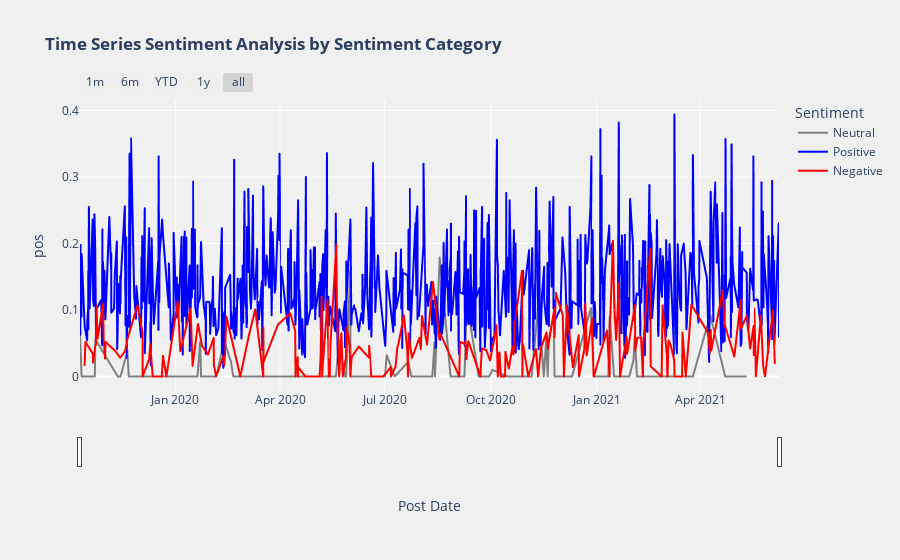

Notebook code for this chart:
### Code cell
fig = px.line(df2, x='Post Date', y='pos', color='Sentiment', title='<b>Time Series Sentiment Analysis by Sentiment Category<b>', color_discrete_sequence=['grey', 'blue', 'red'])
fig.update_xaxes(
    rangeslider_visible=True,
    rangeselector=dict(
        buttons=list([
            dict(count=1, label="1m", step="month", stepmode="backward"),
            dict(count=6, label="6m", step="month", stepmode="backward"),
            dict(count=1, label="YTD", step="year", stepmode="todate"),
            dict(count=1, label="1y", step="year", stepmode="backward"),
            dict(step="all")
        ]) 
    )    
)
fig.update_layout({
    'plot_bgcolor': 'rgba(0,0,0,0)', 
    'paper_bgcolor': 'rgb(240,240,240)'
})

fig.write_html("Sentiment.html")
fig.show()

### Figure 1 — Plotly figure (JSON) as saved in the notebook; plotly's stock layout.template omitted (floating-point values rounded to 4 significant figures; data arrays with more than 128 entries replaced by an {"elided": "..."} marker saying what was removed)
{"data": [{"hovertemplate": "Sentiment=Neutral<br>Post Date=%{x}<br>pos=%{y}<extra></extra>", "legendgroup": "Neutral", "line": {"color": "grey", "dash": "solid"}, "mode": "lines", "name": "Neutral", "showlegend": true, "type": "scattergl", "x": ["2019-10-10T05:58:05.73", "2019-10-11T14:24:15.807", "2019-10-23T03:37:35.103", "2019-10-23T12:09:17.84", "2019-11-12T00:41:34.433", "2019-11-13T03:30:36.293", "2019-11-14T11:29:20.21", "2019-11-20T10:36:40.83", "2019-11-21T13:38:42.807", "2019-12-09T10:45:09.32", "2019-12-11T11:57:54.773", "2019-12-18T14:19:48.24", "2019-12-24T07:53:51.783", "2019-12-27T18:14:34.557", "2020-01-07T13:43:06.053", "2020-01-11T05:17:09.423", "2020-01-14T07:36:27.793", "2020-01-15T13:11:10.033", "2020-01-16T20:37:57.323", "2020-01-20T07:01:58.37", "2020-01-22T15:21:03.853", "2020-01-23T09:12:43.07", "2020-01-24T15:38:37.98", "2020-01-29T01:21:00.2", "2020-02-04T20:18:44.27", "2020-02-05T15:34:55.653", "2020-02-12T18:31:25.547", "2020-02-14T11:00:46.067", "2020-02-18T09:57:28.06", "2020-02-20T09:07:37.297", "2020-02-26T09:59:17.067", "2020-02-28T04:40:42.623", "2020-03-10T07:07:09.317", "2020-03-10T13:47:55.803", "2020-03-11T12:02:24.97", "2020-03-20T09:52:08.827", "2020-04-03T01:06:02.82", "2020-04-07T16:29:10.43", "2020-04-24T09:15:41.46", "2020-04-27T03:25:15.807", "2020-05-03T16:49:31.43", "2020-05-13T15:13:24.907", "2020-05-14T09:38:15.473", "2020-05-19T13:23:05.93", "2020-05-22T12:43:12.977", "2020-05-27T08:09:30.657", "2020-05-28T11:43:06.343", "2020-05-31T21:49:48.113", "2020-06-01T07:06:15.03", "2020-06-03T08:38:37.627", "2020-06-17T10:39:43.347", "2020-06-21T05:58:52.79", "2020-07-01T03:24:12.553", "2020-07-02T16:17:26.273", "2020-07-09T15:25:26.863", "2020-07-21T10:23:05.597", "2020-07-24T02:00:04.097", "2020-08-11T06:23:35.727", "2020-08-13T05:21:38.977", "2020-08-13T14:00:56.303", "2020-08-17T17:09:22.07", "2020-08-27T04:28:56.903", "2020-09-01T12:00:23.027", "2020-09-03T15:16:17.96", "2020-09-08T05:00:37.097", "2020-09-10T06:34:35.72", "2020-09-20T12:16:21.403", "2020-09-21T16:37:39.7", "2020-09-29T18:14:05.84", "2020-09-29T18:29:04.81", "2020-10-02T09:26:32.68", "2020-10-15T14:35:43.96", "2020-10-16T13:34:13.343", "2020-10-22T13:47:42.993", "2020-10-22T17:19:54.477", "2020-10-27T16:57:39.52", "2020-10-29T11:10:06.717", "2020-11-02T09:41:44.807", "2020-11-05T12:22:50.65", "2020-11-05T13:57:09.393", "2020-11-11T11:27:29.283", "2020-11-16T02:39:45.893", "2020-11-18T06:54:44.173", "2020-11-19T12:44:09.52", "2020-11-20T10:05:42.53", "2020-11-24T16:02:26.117", "2020-11-25T11:59:22.583", "2020-12-06T22:33:26.473", "2020-12-10T16:45:56.92", "2020-12-27T01:57:08.607", "2020-12-29T11:55:09.773", "2021-01-11T05:30:23.477", "2021-01-12T09:52:23.923", "2021-01-16T04:10:22.447", "2021-01-19T14:58:12.793", "2021-01-29T09:32:23.31", "2021-02-02T02:54:29.54", "2021-02-03T04:07:38.773", "2021-02-05T01:44:05.203", "2021-02-24T07:45:06.977", "2021-03-09T07:01:54.71", "2021-03-18T02:51:39.69", "2021-03-18T13:51:25.81", "2021-03-25T14:46:51.637", "2021-04-09T18:43:03.997", "2021-04-22T16:37:41.357", "2021-04-23T09:14:59.607", "2021-04-27T16:38:41.177", "2021-05-10T14:33:41.143"], "xaxis": "x", "y": [0.064, 0, 0, 0.056, 0, 0, 0, 0.038, 0, 0, 0, 0, 0, 0, 0, 0, 0, 0, 0, 0, 0.052, 0, 0, 0, 0, 0, 0.055, 0.043, 0.022, 0, 0, 0, 0, 0, 0, 0, 0, 0, 0, 0, 0, 0, 0, 0, 0.054, 0, 0, 0.16, 0, 0, 0, 0, 0, 0.032, 0, 0.022, 0, 0, 0.051, 0, 0.179, 0, 0, 0, 0, 0.112, 0, 0, 0, 0, 0.01, 0, 0, 0, 0, 0, 0, 0, 0, 0, 0.11, 0, 0.056, 0, 0.055, 0.095, 0, 0, 0, 0.103, 0, 0, 0.09, 0, 0, 0, 0.025, 0.061, 0, 0, 0, 0, 0, 0, 0.092, 0, 0, 0, 0], "yaxis": "y"}, {"hovertemplate": "Sentiment=Positive<br>Post Date=%{x}<br>pos=%{y}<extra></extra>", "legendgroup": "Positive", "line": {"color": "blue", "dash": "solid"}, "mode": "lines", "name": "Positive", "showlegend": true, "type": "scattergl", "x": {"elided": "769 str values"}, "xaxis": "x", "y": {"elided": "769 float values"}, "yaxis": "y"}, {"hovertemplate": "Sentiment=Negative<br>Post Date=%{x}<br>pos=%{y}<extra></extra>", "legendgroup": "Negative", "line": {"color": "red", "dash": "solid"}, "mode": "lines", "name": "Negative", "showlegend": true, "type": "scattergl", "x": {"elided": "208 str values"}, "xaxis": "x", "y": {"elided": "208 float values"}, "yaxis": "y"}], "layout": {"legend": {"title": {"text": "Sentiment"}, "tracegroupgap": 0}, "paper_bgcolor": "rgb(240,240,240)", "plot_bgcolor": "rgba(0,0,0,0)", "title": {"text": "<b>Time Series Sentiment Analysis by Sentiment Category<b>"}, "xaxis": {"anchor": "y", "domain": [0, 1], "rangeselector": {"buttons": [{"count": 1, "label": "1m", "step": "month", "stepmode": "backward"}, {"count": 6, "label": "6m", "step": "month", "stepmode": "backward"}, {"count": 1, "label": "YTD", "step": "year", "stepmode": "todate"}, {"count": 1, "label": "1y", "step": "year", "stepmode": "backward"}, {"step": "all"}]}, "rangeslider": {"visible": true}, "title": {"text": "Post Date"}}, "yaxis": {"anchor": "x", "domain": [0, 1], "title": {"text": "pos"}}}}
